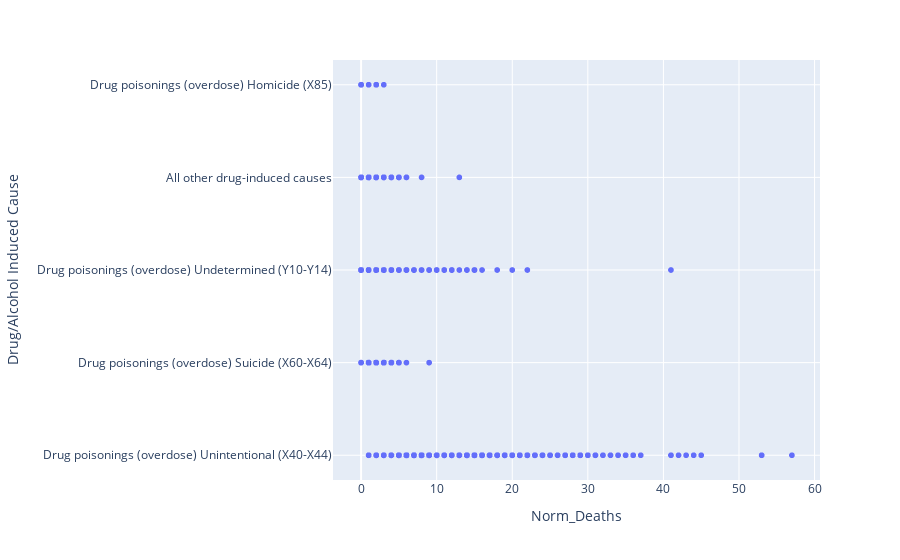

The notebook cell saved with this chart:
### Markdown cell above
### Plotting Normalized Mortality against Drug/Alcohol induced cause

### Code cell
fig = px.scatter(df_superdataset, x="Norm_Deaths", y="Drug/Alcohol Induced Cause")
fig.show()

### Figure 1 — Plotly figure (JSON) as saved in the notebook; plotly's stock layout.template omitted (floating-point values rounded to 4 significant figures; data arrays with more than 128 entries replaced by an {"elided": "..."} marker saying what was removed)
{"data": [{"hovertemplate": "Norm_Deaths=%{x}<br>Drug/Alcohol Induced Cause=%{y}<extra></extra>", "legendgroup": "", "marker": {"color": "#636efa", "symbol": "circle"}, "mode": "markers", "name": "", "showlegend": false, "type": "scattergl", "x": {"elided": "5538 int values"}, "xaxis": "x", "y": {"elided": "5538 str values"}, "yaxis": "y"}], "layout": {"legend": {"tracegroupgap": 0}, "margin": {"t": 60}, "xaxis": {"anchor": "y", "domain": [0, 1], "title": {"text": "Norm_Deaths"}}, "yaxis": {"anchor": "x", "domain": [0, 1], "title": {"text": "Drug/Alcohol Induced Cause"}}}}
